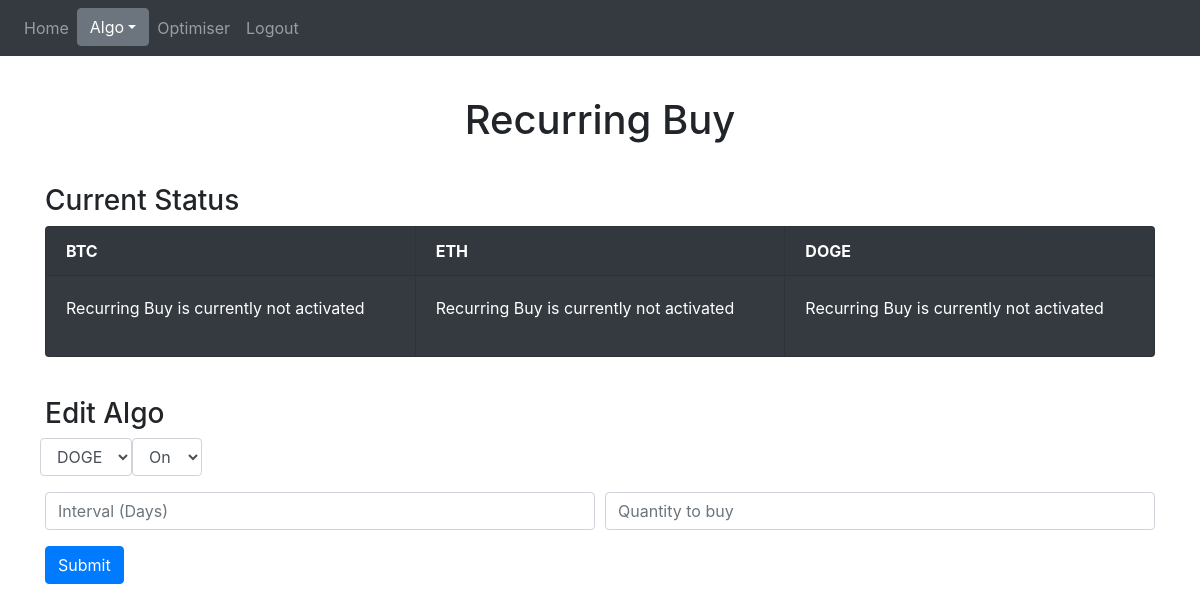
The app's page /recurring-buy (signed in) with its own data.
### website/models.py (models this page shows)
class recurringBuySettings(db.Model):
    isOn = db.Column(db.Boolean, default=False)
    hasThread = db.Column(db.Boolean, default=False)
    interval = db.Column(db.Float, default=0)
    qty = db.Column(db.Float, default=0)
    coin = db.Column(db.String(10), primary_key=True)
    uid = db.Column(db.Integer, db.ForeignKey('user.uid'), primary_key=True)

### website/views.py (the view)
@views.route('/recurring-buy', methods=['GET'])
@login_required
def recurring_buy():
    settings = recurringBuySettings.query.filter_by(uid=current_user.uid)
    settings_dict = {}
    for curr in settings:
        settings_dict[curr.coin] = {
            'isOn': curr.isOn,
            'interval': curr.interval,
            'qty': curr.qty,
            'coin': curr.coin
        }
    return render_template("recurring_buy.html", user=current_user, settings_dict=settings_dict)

### website/__init__.py (called while the page is built)
def create_app():
    app = Flask(__name__)
    app.config['SECRET_KEY'] = 'wow fantastic baby'
    app.config['SQLALCHEMY_DATABASE_URI'] = f'sqlite:///{DB_NAME}'
    db.init_app(app)
    from .views import views
    from .auth import auth
    app.register_blueprint(views, url_prefix='/')
    app.register_blueprint(auth, url_prefix='/')
    from .models import User
    create_database(app)
    login_manager = LoginManager()
    login_manager.login_view = 'auth.login'
    login_manager.init_app(app)
    @login_manager.user_loader # use the below function to load the user
    def load_user(uid):
        return User.query.get(int(uid))
    from .functions.misc.updateCoinHistValues import updateCoinHistValues
    x = threading.Thread(target=updateCoinHistValues, args=(app,))
    x.start()
    return app

### website/templates/recurring_buy.html (shortened to what this page needs)
{% extends "base.html" %}
{% block header %} Recurring Buy {% endblock %}
{% block content %}
<h3>Current Status</h3>
<div class="card-group" style="margin-bottom: 5vh">
  {% for key, value in settings_dict.items() %}
    <div class="card text-white bg-dark">
      <div class="card-header"><strong> {{key}} </strong></div>
      <div class="card-body">
        {% if value.isOn %}
            <p>Recurring Buy is currently activated</p>
            <p>Interval: {{value.interval}} days</p>
            <p>Qty: {{value.qty}}</p>
        {% else %}
            <p>Recurring Buy is currently not activated</p>
        {% endif %}
      </div>
    </div>
  {% endfor %}
</div>
<h3>Edit Algo</h3>
<form method="POST">
<div class="form-row">
  <div class="form-group">
    <select name="recurring_buy_coin" id="recurring_buy_coin" class="form-control">
      {% for key in settings_dict.keys() %}
        <option value="{{key}}" selected>{{key}}</option>
      {% endfor %}
    </select>
  </div>
  <div class="form-group">
    <select name="recurring_buy_isOn" id="recurring_buy_isOn" class="form-control">
        <option value=1>On</option>
    </select>
  </div>
</div>
<div class="form-row">
  <div class="form-group col-md-6">
    <input
      type="number"
      step="0.000001"
      class="form-control mx-auto"
      id="recurring_buy_interval"
      name="recurring_buy_interval"
      placeholder="Interval (Days)"
    >
  </div>
  <div class="form-group col-md-6">
      <input
        type="number"
        step="0.000001"
        class="form-control mx-auto"
        id="recurring_buy_qty"
        name="recurring_buy_qty"
        placeholder="Quantity to buy"
      >
  </div>
</div>
<button type="submit" class="btn btn-primary">Submit</button>
</form>
{% endblock %}

### records on screen
recurringBuySettings: coin "BTC"
recurringBuySettings: coin "ETH"
recurringBuySettings: coin "DOGE"

### other values on screen
form field recurring_buy_coin "DOGE"
